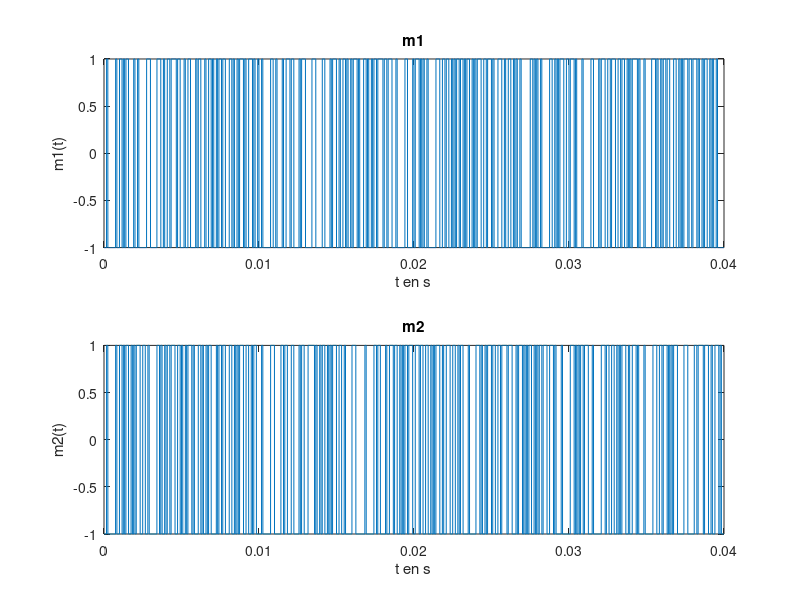

The MATLAB script that drew this image: (Note: this script raises an error after producing the figure.)
close all;
clear;
load donnees1.mat;
load donnees2.mat;
fp1 = 0;
fp2 = 46000;
Fe = 240000;
Te = 1/Fe;
T = 40*1e-3;
F = 1/T;
L = length(bits_utilisateur1);
Ts = T/L;
Ns = Ts/Te;
%Tliste = [0 : T/L : (5*T*L-0.02)/L];
Tdonnee = [0 : Te : T - Te];
Tsignal = [0 : Te : 5*T - Te];
%----------------------------------------------------------------------
%-----------Construction du signal MF-TDMA à décoder-------------------
%----------------------------------------------------------------------

%signal 1 en temporel
nrz1 = -1 + 2*bits_utilisateur1;
int = repmat(nrz1,Ns,1);
m1 = int(:)';
%signal 2 en temporel
nrz2 = -1 + 2*bits_utilisateur2;
int = repmat(nrz2,Ns,1);
m2 = int(:)';

%tracé signaux en Temporel
figure;
subplot(2,1,1);
plot(Tdonnee, m1);
title('m1');
xlabel('t en s');
ylabel('m1(t)');
subplot(2,1,2);
plot(Tdonnee, m2);
title('m2');
xlabel('t en s');
ylabel('m2(t)');

%tracé signaux en Fréquenciel
Nf = 2^16;
Fdonnee = linspace(0, Fe, Nf);
M1 = pwelch(m1,[],[],Nf,Fe,'centered');
M2 = pwelch(m2,[],[],Nf,Fe,'centered');
figure;
subplot(2,1,1);
plot(Fdonnee, M1);
title('Densités spectrales de puissance de m1 et m2');
xlabel('f en Hz');
ylabel('Sm1(f)');
subplot(2,1,2);
plot(Fdonnee, M2);
xlabel('f en Hz');
ylabel('Sm2(f)');

%slot signal 1
sigslot1 = [zeros(1, Ns*L) , m1 , zeros(1, Ns*L) , zeros(1, Ns*L) , zeros(1, Ns*L)];

%slot signal 2
sigslot2 = [zeros(1, Ns*L) , zeros(1, Ns*L) , zeros(1, Ns*L) , zeros(1, Ns*L) , m2];

figure;
subplot(2,1,1);
plot(Tsignal, sigslot1);
title('signaux à envoyer sur porteuse pour chaque utilisateur');
xlabel('t en s');
ylabel('signal 1');
subplot(2,1,2);
plot(Tsignal, sigslot2);
xlabel('t en s');
ylabel('signal 2');

%porteuse 1
p1 = cos(2*pi*fp1*Tsignal);
%porteuse 2
p2 = cos(2*pi*fp2*Tsignal);

figure;
subplot(2,1,1);
plot(Tsignal, p1);
subplot(2,1,2);
plot(Tsignal, p2);


%signal modulé 1
x1 = sigslot1.*p1;
%signal modulé 2
x2 = sigslot2.*p2;

figure;
subplot(2,1,1);
plot(Tsignal, x1);
subplot(2,1,2);
plot(Tsignal, x2);

RsbDb = 5;
P = mean(abs(x1 + x2).^2);
Pbruit = P/(10^(RsbDb/10));
PbruitDb = 10*log(Pbruit);
x = x1 + x2 + wgn(1, length(x1), PbruitDb);

figure;
plot(Tsignal, x);
title('signal MF-TDMA à transmettre');
xlabel('t en s');
ylabel('signal');


%tracé signal en Fréquenciel
Nf = 2^16;
Fdonnee = linspace(-Fe/2, Fe/2, Nf);
X = pwelch(x,[],[],Nf,Fe,'centered');
figure;
semilogy(Fdonnee, X);
title('Densité spectrale de puisssance du signal MF-TDMA à transmettre');
xlabel('f en Hz');
ylabel('Ssignal(f)');


%----------------------------------------------------------------------
%-----------Mise en place du récepteur MF-TDMA-------------------------
%----------------------------------------------------------------------
fc = (fp1+fp2)/2;
ordre = 201;
N0 = (ordre-1)/2;
Tp = [-N0/Fe : 1/Fe : N0/Fe];
decalage = 2*N0;
x = [x(decalage+1:end), zeros(1,decalage)];
%-----Filtrage-signal-1---------

a = 1;
passeBas = 2*fc/Fe*sinc(2*fc*Tp);

Nf = 4096;
freq = linspace(0,Fe,Nf);
freqcentered = linspace(-Fe/2,Fe/2,Nf);
figure;
subplot(2,1,1);
plot(Tp,passeBas);
title('réponse impulsionnelle et réponse en fréquence du filtre');
xlabel('t en s');
ylabel('réponse impulsionnelle');
subplot(2,1,2);
plot(freqcentered,abs(fftshift(fft(passeBas,Nf))));
xlabel('f en Hz');
ylabel('réponse en fréquence');

x1filtred= filter(passeBas,a,x);
TFPasseBas = abs(fftshift(fft(passeBas,Nf)));
X = pwelch(x,[],[],Nf,Fe,'centered');
figure;
semilogy(freqcentered,TFPasseBas);
xlabel('f en Hz');
%ylabel('réponse en fréquence du filtre');
hold on;
semilogy(freqcentered, X);
xlabel('f en Hz');
ylabel('Signal et Filtre');
hold off;
title('Signal et Filtre Passe-Bas superposés en fréquenciel');

figure;
subplot(2,1,1);
plot(x1filtred);
subplot(2,1,2);
plot(x);
title('Filtrage signal 1 comparaison signal avant/après');

%-----Filtrage-signal-2---------

Dirac = [zeros(1,N0) , 1 , zeros(1,N0)];
passeHaut = Dirac - passeBas;

Nf = 4096;
figure;
subplot(2,1,1);
plot(Tp,passeHaut);
title('réponse impulsionnelle et réponse en fréquence du filtre');
xlabel('t en s');
ylabel('réponse impulsionnelle');
subplot(2,1,2);
plot(freqcentered,abs(fftshift(fft(passeHaut,Nf))));
xlabel('f en Hz');
ylabel('réponse en fréquence');

x2filtred= filter(passeHaut,a,x);
TFPasseHaut = abs(fftshift(fft(passeHaut,Nf)));
X = pwelch(x,[],[],Nf,Fe,'centered');
figure;
semilogy(freqcentered,TFPasseHaut);
hold on;
semilogy(freqcentered, X);
xlabel('f en Hz');
ylabel('Signal et Filtre');
hold off;
title('Signal et Filtre Passe-Haut superposés en fréquenciel');
figure;

subplot(2,1,1);
plot(x2filtred);
subplot(2,1,2);
plot(x);
title('Filtrage signal 2 comparaison signal avant/après');


figure;
subplot(3,1,1);
plot(Tsignal,x1filtred);
title('Comparaison signal avant/après filtrage');
xlabel('t en s');
ylabel('Signal après Filtre Passe-Bas');
subplot(3,1,2);
plot(Tsignal,x2filtred);
xlabel('t en s');
ylabel('Signal après Filtre Passe-Haut');
subplot(3,1,3);
plot(Tsignal,x);
xlabel('t en s');
ylabel('Signal avant Filtrage');

%----------------------------------------------------------------------
%--------------------Retour en bande de base---------------------------
%----------------------------------------------------------------------

ordre = 201;
N0 = (ordre-1)/2;
Tp = [-N0/Fe : 1/Fe : N0/Fe];

a = 1;

fc = fp2;
cos1 = cos(2*pi*fp1*Tsignal);
passeBas = 2*fc/Fe*sinc(2*fc*Tp);
x1Retour = filter(passeBas,a,x1filtred.*cos1);
TFPasseBas = abs(fftshift(fft(passeBas,Nf)));
X = pwelch(x1filtred.*cos1,[],[],Nf,Fe,'centered');
figure;
semilogy(freqcentered,TFPasseBas);
hold on;
semilogy(freqcentered, X);
hold off;
title('Filtrage apres demod signal 1 freq');

fc = fp2;
cos2 = cos(2*pi*fp2*Tsignal);
passeBas = 2*fc/Fe*sinc(2*fc*Tp);
x2Retour = filter(passeBas,a,x2filtred.*cos2);
TFPasseBas = abs(fftshift(fft(passeBas,Nf)));
X = pwelch(x2filtred.*cos2,[],[],Nf,Fe,'centered');
X1 = pwelch(x2Retour,[],[],Nf,Fe,'centered');
figure;
semilogy(freqcentered,TFPasseBas);
hold on;
%semilogy(freqcentered, X);
semilogy(freqcentered, X1);
hold off;
title('Filtrage apres demod signal 2 freq');


figure;
subplot(3,1,1);
plot(Tsignal,x1Retour);
title('signaux après retour en bande de base');
xlabel('t en s');
ylabel('Signal1');
subplot(3,1,2);
plot(Tsignal,x2Retour);
xlabel('t en s');
ylabel('Signal2');
subplot(3,1,3);
plot(Tsignal,x);
xlabel('t en s');
ylabel('Signal original');






%----------------------------------------------------------------------
%--------------------Détection du slot utile---------------------------
%----------------------------------------------------------------------
Pmax = 0;
iMax = 1;
for i=0:4
    xSlot = x1Retour(i*Ns*L+1:(i+1)*Ns*L);
    P = mean(abs(xSlot).^2);
    if(P > Pmax)
        Pmax = P;
        iMax = i;
    end
end
x1Slot = x1Retour(iMax*Ns*L:Ns*L*(iMax+1));

Pmax = 0;
iMax = 1;
for i=0:4
    xSlot = x2Retour(i*Ns*L+1:(i+1)*Ns*L);
    P = mean(abs(xSlot).^2);
    if(P > Pmax)
        Pmax = P;
        iMax = i;
    end
end
x2Slot = x2Retour(iMax*Ns*L:Ns*L*(iMax+1));



SignalFiltre=filter(ones(1,Ns),1,x1Slot) ;
SignalEchantillonne=SignalFiltre(Ns :Ns :end) ;
BitsRecuperes1=(sign(SignalEchantillonne)+1)/2 ;

SignalFiltre=filter(ones(1,Ns),1,x2Slot) ;
SignalEchantillonne=SignalFiltre(Ns :Ns :end) ;
BitsRecuperes2=(sign(SignalEchantillonne)+1)/2 ;


bin2str(BitsRecuperes1)
bin2str(BitsRecuperes2)

diff1 = sum(abs(BitsRecuperes1-bits_utilisateur1));
diff2 = sum(abs(BitsRecuperes2-bits_utilisateur2));

taux = (diff1+diff2)/(2*length(BitsRecuperes1))

